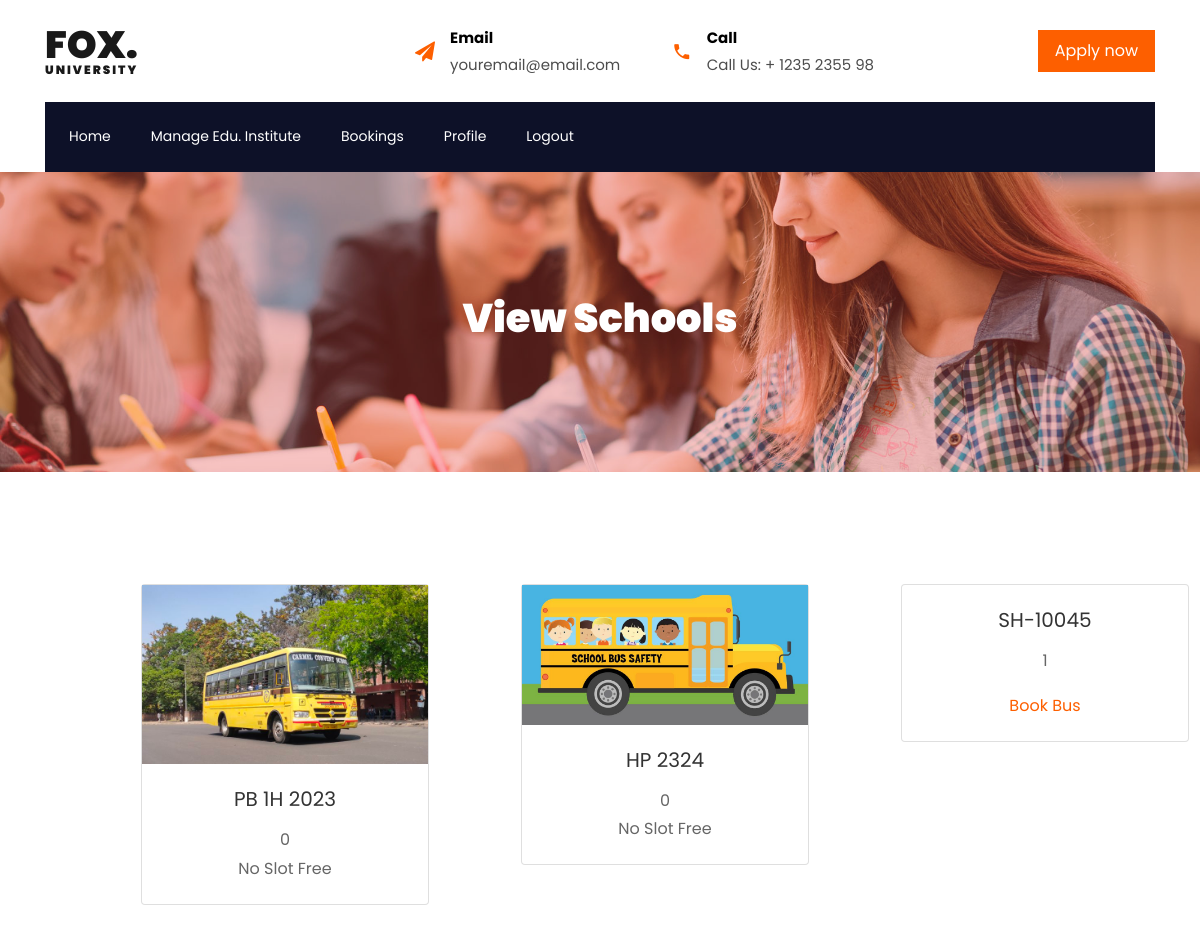
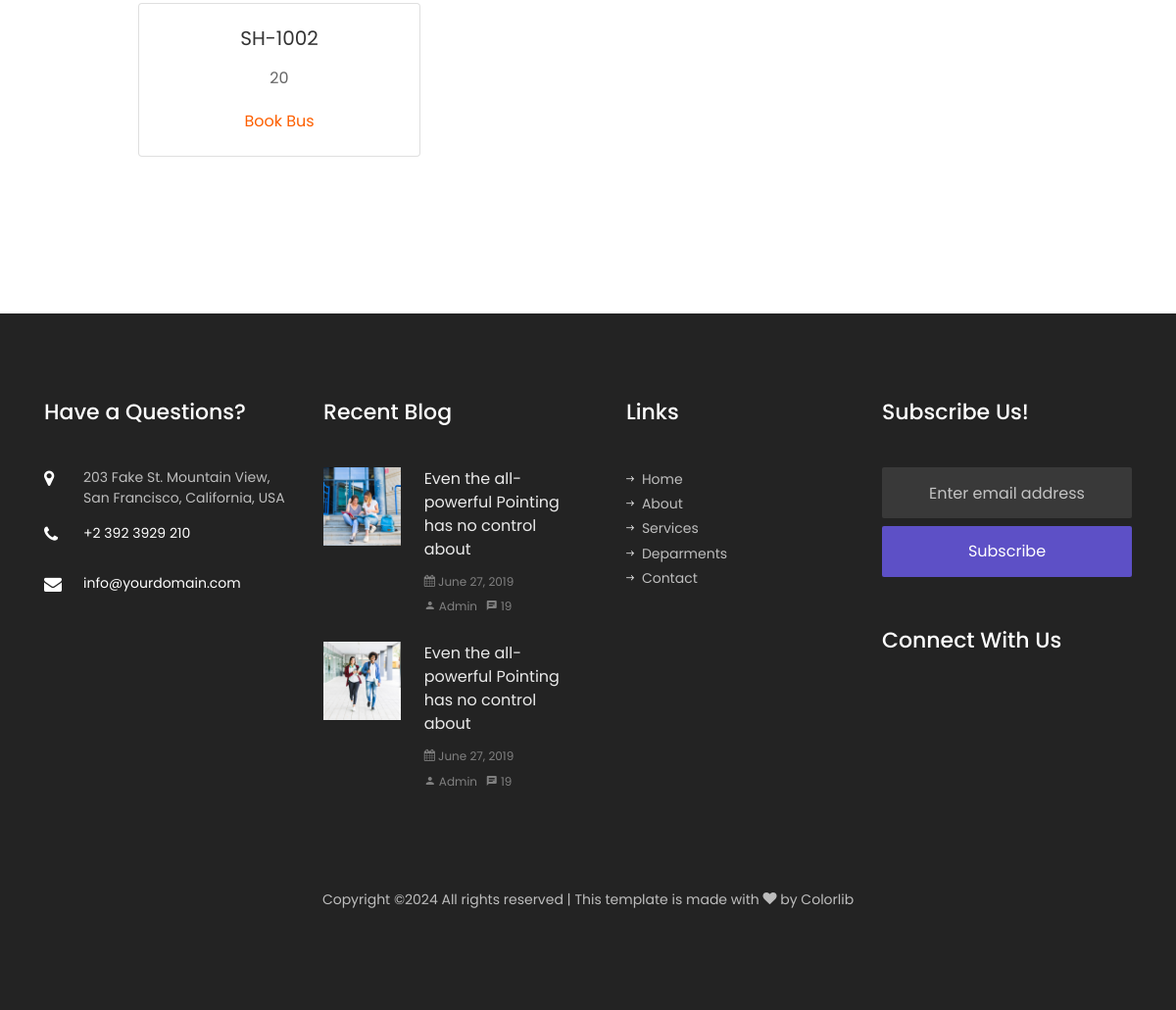
The app's page /user_viewbus.php (signed in) with its own data (2 pictures, top to bottom).
### tables this page shows
CREATE TABLE `bus` (
  `id` int(10) NOT NULL,
  `bus_number` varchar(100) NOT NULL,
  `photo` longtext NOT NULL,
  `quantity_slot` int(100) NOT NULL,
  `status` varchar(20) NOT NULL DEFAULT 'active',
  `createdat` timestamp(6) NOT NULL DEFAULT current_timestamp(6) ON UPDATE current_timestamp(6)
);

### user_viewbus.php (the view, shortened to what this page needs)
<?php
    include_once("user_header.php");
?>
<section class="hero-wrap hero-wrap-2" style="background-image: url('images/bg_1.jpg');">
    <div class="overlay"></div>
    <div class="container">
    <div class="row no-gutters slider-text align-items-center justify-content-center">
        <div class="col-md-9 ftco-animate text-center">
        <h1 class="mb-2 bread">View Schools</h1>
        </div>
    </div>
    </div>
</section>
    <div class="container-fluid page-header py-5 mb-5 wow fadeIn" data-wow-delay="0.1s">
        <div class="container text-center py-5">
            <div class="row">
           <?php
           if(isset($_REQUEST['btn'])){
            $from=$_REQUEST['from'];
            $to=$_REQUEST['to'];
            $count =1;
            include_once("config.php");
            $query = "SELECT routes.from_route, routes.to_route,routes.bus_number,routes.id, bus.bus_number,bus.quantity_slot, bus.photo  FROM `routes` inner join `bus` on routes.bus_number=bus.id  where routes.from_route='$from' AND routes.to_route='$to'";
            $res = mysqli_query($conn,$query);
           }else{
            include_once("config.php");
            $query = "SELECT * FROM `bus`";
            $res = mysqli_query($conn,$query);
           }
                           while($data = mysqli_fetch_array($res))
                            {
                           ?>
            <div class="offset-lg-1 col-lg-3 p-3">
            <div class="card" style="width: 18rem;">
    <img src="school/buses/<?php echo $data['photo']?>" alt="" class="img-fluid img-set" >
    <div class="card-body">
        <h5 class="card-title"><?php echo $data["bus_number"]; ?></h5>
        <p class="card-text"><?php echo $data["quantity_slot"]; ?></p>
        <?php
        if($data['quantity_slot']>=1){
        ?>
        <a href="user_bookingdetail.php?id=<?php echo $data['id'];?>" >Book Bus</a>
            <?php
        }else{
            echo "No Slot Free";
        }
            ?>
            </div>
                            </div>
                            </div>
            <?php
                            }
                            ?>
        </div>
    </div>
  </div>
<?php
    include_once("footer.php");
?>

### user_header.php (shortened to what this page needs)
<!DOCTYPE html>
<html lang="en">
  <head>
    <link rel="stylesheet" href="css/open-iconic-bootstrap.min.css">
    <link rel="stylesheet" href="css/animate.css">
    <link rel="stylesheet" href="css/owl.carousel.min.css">
    <link rel="stylesheet" href="css/owl.theme.default.min.css">
    <link rel="stylesheet" href="css/magnific-popup.css">
    <link rel="stylesheet" href="css/aos.css">
    <link rel="stylesheet" href="css/ionicons.min.css">
    <link rel="stylesheet" href="css/flaticon.css">
    <link rel="stylesheet" href="css/icomoon.css">
    <link rel="stylesheet" href="css/style.css">
	<link rel="stylesheet" href="https://cdnjs.cloudflare.com/ajax/libs/font-awesome/4.7.0/css/font-awesome.min.css">
  </head>
  <body>
	  <div class="bg-top navbar-light">
    	<div class="container">
    		<div class="row no-gutters d-flex align-items-center align-items-stretch">
    			<div class="col-md-4 d-flex align-items-center py-4">
    				<a class="navbar-brand" href="index.html">Fox. <span>University</span></a>
    			</div>
	    		<div class="col-lg-8 d-block">
		    		<div class="row d-flex">
					    <div class="col-md d-flex topper align-items-center align-items-stretch py-md-4">
					    	<div class="icon d-flex justify-content-center align-items-center"><span class="icon-paper-plane"></span></div>
					    	<div class="text">
					    		<span>Email</span>
						    	<span>youremail@email.com</span>
						    </div>
					    </div>
					    <div class="col-md d-flex topper align-items-center align-items-stretch py-md-4">
					    	<div class="icon d-flex justify-content-center align-items-center"><span class="icon-phone2"></span></div>
						    <div class="text">
						    	<span>Call</span>
						    	<span>Call Us: + 1235 2355 98</span>
						    </div>
					    </div>
					    <div class="col-md topper d-flex align-items-center justify-content-end">
					    	<p class="mb-0">
					    		<a href="#" class="btn py-2 px-3 btn-primary d-flex align-items-center justify-content-center">
					    			<span>Apply now</span>
					    		</a>
					    	</p>
					    </div>
				    </div>
			    </div>
		    </div>
		  </div>
    </div>
	  <nav class="navbar navbar-expand-lg navbar-dark bg-dark ftco-navbar-light" id="ftco-navbar">
	    <div class="container d-flex align-items-center px-4">
	      <div class="collapse navbar-collapse" id="ftco-nav">
	        <ul class="navbar-nav mr-auto">
				<?php
				if (isset($_SESSION['email'])) {
				?>
					<li class="nav-item"><a href="user_welcome.php" class="nav-link pl-0">Home</a></li>
					<li class="nav-item"><a href="view_school.php" class="nav-link">Manage Edu. Institute</a></li>
					<li class="nav-item"><a href="user_booking.php" class="nav-link">Bookings</a></li>
					<li class="nav-item"><a href="update_profile.php" class="nav-link">Profile</a></li>
					<li class="nav-item"><a href="logout.php" class="nav-link">Logout</a></li>
				<?php
				}
				?>
	        </ul>
	      </div>
	    </div>
	  </nav>

### footer.php (shortened to what this page needs)
    <footer class="ftco-footer ftco-bg-dark ftco-section">
      <div class="container">
        <div class="row mb-5">
          <div class="col-md-6 col-lg-3">
            <div class="ftco-footer-widget mb-5">
            	<h2 class="ftco-heading-2">Have a Questions?</h2>
            	<div class="block-23 mb-3">
	              <ul>
	                <li><span class="icon icon-map-marker"></span><span class="text">203 Fake St. Mountain View, San Francisco, California, USA</span></li>
	                <li><a href="#"><span class="icon icon-phone"></span><span class="text">+2 392 3929 210</span></a></li>
	                <li><a href="#"><span class="icon icon-envelope"></span><span class="text">info@yourdomain.com</span></a></li>
	              </ul>
	            </div>
            </div>
          </div>
          <div class="col-md-6 col-lg-3">
            <div class="ftco-footer-widget mb-5">
              <h2 class="ftco-heading-2">Recent Blog</h2>
              <div class="block-21 mb-4 d-flex">
                <a class="blog-img mr-4" style="background-image: url(images/image_1.jpg);"></a>
                <div class="text">
                  <h3 class="heading"><a href="#">Even the all-powerful Pointing has no control about</a></h3>
                  <div class="meta">
                    <div><a href="#"><span class="icon-calendar"></span> June 27, 2019</a></div>
                    <div><a href="#"><span class="icon-person"></span> Admin</a></div>
                    <div><a href="#"><span class="icon-chat"></span> 19</a></div>
                  </div>
                </div>
              </div>
              <div class="block-21 mb-5 d-flex">
                <a class="blog-img mr-4" style="background-image: url(images/image_2.jpg);"></a>
                <div class="text">
                  <h3 class="heading"><a href="#">Even the all-powerful Pointing has no control about</a></h3>
                  <div class="meta">
                    <div><a href="#"><span class="icon-calendar"></span> June 27, 2019</a></div>
                    <div><a href="#"><span class="icon-person"></span> Admin</a></div>
                    <div><a href="#"><span class="icon-chat"></span> 19</a></div>
                  </div>
                </div>
              </div>
            </div>
          </div>
          <div class="col-md-6 col-lg-3">
            <div class="ftco-footer-widget mb-5 ml-md-4">
              <h2 class="ftco-heading-2">Links</h2>
              <ul class="list-unstyled">
                <li><a href="#"><span class="ion-ios-arrow-round-forward mr-2"></span>Home</a></li>
                <li><a href="#"><span class="ion-ios-arrow-round-forward mr-2"></span>About</a></li>
                <li><a href="#"><span class="ion-ios-arrow-round-forward mr-2"></span>Services</a></li>
                <li><a href="#"><span class="ion-ios-arrow-round-forward mr-2"></span>Deparments</a></li>
                <li><a href="#"><span class="ion-ios-arrow-round-forward mr-2"></span>Contact</a></li>
              </ul>
            </div>
          </div>
          <div class="col-md-6 col-lg-3">
            <div class="ftco-footer-widget mb-5">
            	<h2 class="ftco-heading-2">Subscribe Us!</h2>
              <form action="#" class="subscribe-form">
                <div class="form-group">
                  <input type="text" class="form-control mb-2 text-center" placeholder="Enter email address">
                  <input type="submit" value="Subscribe" class="form-control submit px-3">
                </div>
              </form>
            </div>
            <div class="ftco-footer-widget mb-5">
            	<h2 class="ftco-heading-2 mb-0">Connect With Us</h2>
            	<ul class="ftco-footer-social list-unstyled float-md-left float-lft mt-3">
              </ul>
            </div>
          </div>
        </div>
        <div class="row">
          <div class="col-md-12 text-center">
            <p>
  Copyright &copy;<script>document.write(new Date().getFullYear());</script> All rights reserved | This template is made with <i class="icon-heart" aria-hidden="true"></i> by <a href="https://colorlib.com" target="_blank">Colorlib</a>
  </p>
          </div>
        </div>
      </div>
    </footer>
  </body>
</html>

### css/icomoon.css (style rules this page uses)
[class^="icon-"], [class*=" icon-"] { font-family: 'icomoon' !important; speak: none; font-style: normal; font-weight: normal; font-variant: normal; text-transform: none; line-height: 1; -webkit-font-smoothing: antialiased; -moz-osx-font-smoothing: grayscale; }
.icon-heart:before { content: "\f004"; }
.icon-map-marker:before { content: "\f041"; }
.icon-calendar:before { content: "\f073"; }
.icon-phone:before { content: "\f095"; }
.icon-envelope:before { content: "\f0e0"; }
.icon-paper-plane:before { content: "\f1d8"; }
.icon-phone2:before { content: "\e0cd"; }
.icon-chat:before { content: "\e0b7"; }
.icon-person:before { content: "\e7fd"; }

### records on screen
bus: photo (picture), bus_number "PB 1H 2023", quantity_slot "0", shows "No Slot Free"
bus: photo (picture), bus_number "HP 2324", quantity_slot "0", shows "No Slot Free"
bus: bus_number "SH-10045", quantity_slot "1"
bus: bus_number "SH-1002", quantity_slot "20"
